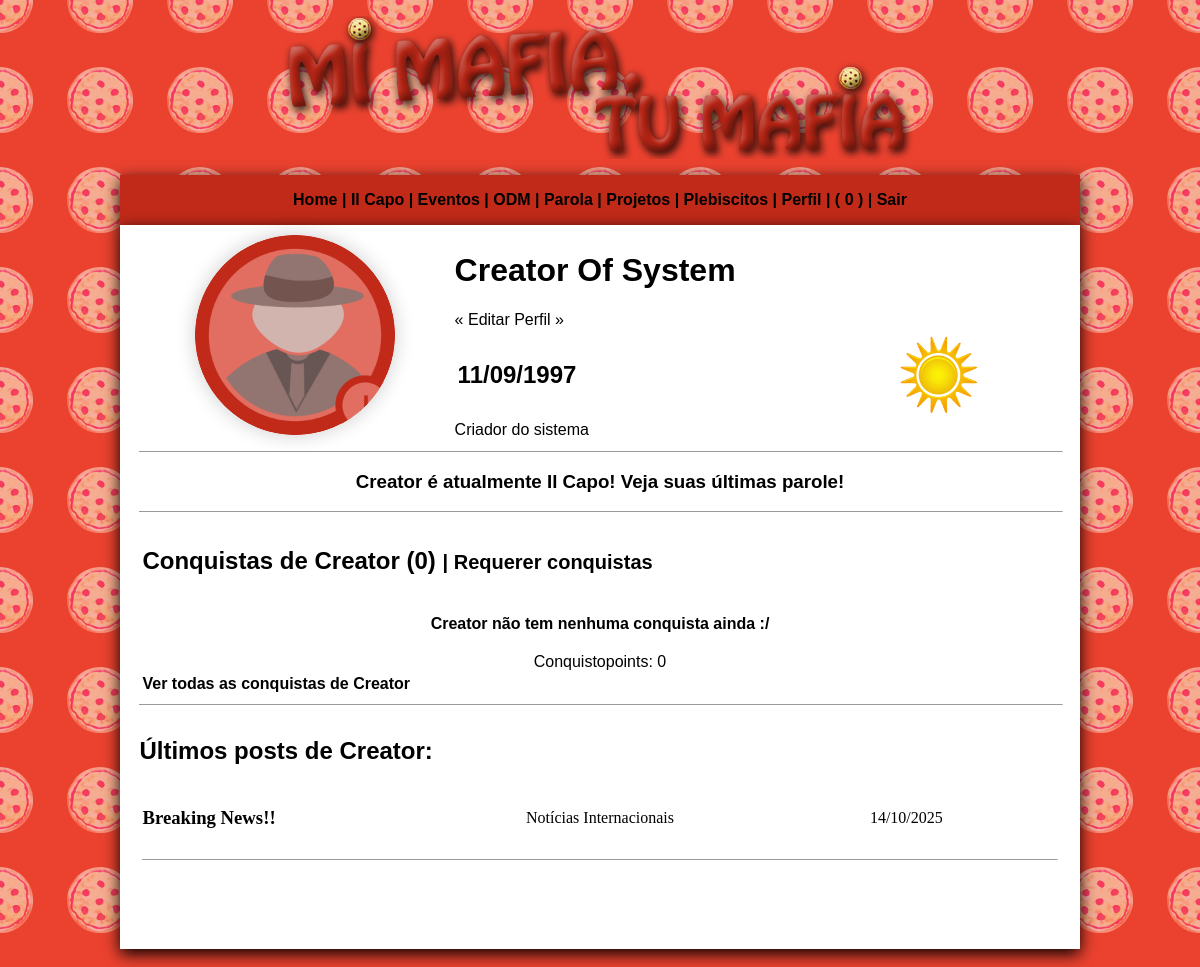
Screenshot of /perfil.php (signed in) with the database file from the repository.
### tables this page shows
CREATE TABLE `user` (
  `id_user` int(11) NOT NULL,
  `nome_user` varchar(200) NOT NULL,
  `sobrenome_user` varchar(200) NOT NULL,
  `nickname_user` varchar(20) NOT NULL,
  `bday_user` varchar(20) NOT NULL,
  `turno_user` varchar(10) NOT NULL,
  `mail_user` varchar(200) NOT NULL,
  `sexo_user` varchar(20) NOT NULL,
  `pass_user` varchar(200) NOT NULL,
  `desc_user` text NOT NULL,
  `matricula_user` varchar(20) NOT NULL,
  `photo_user` varchar(20) NOT NULL
);

CREATE TABLE `posts` (
  `id_post` int(11) NOT NULL,
  `tit_post` varchar(200) NOT NULL,
  `text_post` text NOT NULL,
  `creat_post` varchar(200) NOT NULL,
  `date_post` varchar(20) NOT NULL,
  `totutil_post` varchar(200) NOT NULL,
  `cat_post` varchar(200) NOT NULL,
  `font_post` text NOT NULL,
  `vis_post` int(11) NOT NULL,
  `util_post` int(11) NOT NULL,
  `inutil_post` int(11) NOT NULL
);

### rest.php (called while the page is built, shortened)
<?php
if (isset($_SESSION['usera'])){
   $login_user = $_SESSION['usera'];
}else{
   header("Location:index.php");
   exit;
}
?>

### areas.php (called while the page is built, shortened)
<?php
switch($area){
	case 'ni':
		$area_text = 'Notícias Internacionais';
	break;
}
?>

### perfil.php (the view, shortened to what this page needs)
<?php
include('rest.php');
include('conectar.php');
$query_guy  = "SELECT * FROM user WHERE nickname_user = ?";
$stmt_guy   = $conexao->prepare($query_guy);
$stmt_guy->bind_param("s", $login_user);
$stmt_guy->execute();
$rs_guy = $stmt_guy->get_result();
$infoguy= $rs_guy->fetch_assoc();
$id_user	= $infoguy['id_user'];
$id_perfil  = $_GET['p'] ?? '';
if($id_perfil == ''){
	$id_perfilo = $id_user;
}else{
	$id_perfilo = $id_perfil;
}
$query_perf = "SELECT * FROM user WHERE id_user = ?";
$stmt_perf  = $conexao->prepare($query_perf);
$stmt_perf->bind_param("i", $id_perfilo);
$stmt_perf->execute();
$rs_perf    = $stmt_perf->get_result();
$infoperf   = $rs_perf->fetch_assoc();
$nome_perf     = $infoperf['nome_user'];
$sobnome_perf  = $infoperf['sobrenome_user'];
$bday_perf     = new DateTime($infoperf['bday_user']);
$desc_perf     = $infoperf['desc_user'];
$photo_perf    = $infoperf['photo_user'];
$turno_perf    = $infoperf['turno_user'];
?>
<!DOCTYPE html PUBLIC "-//W3C//DTD XHTML 1.0 Transitional//EN" "http://www.w3.org/TR/xhtml1/DTD/xhtml1-transitional.dtd">
<html xmlns="http://www.w3.org/1999/xhtml">
<head>
    <link rel="stylesheet" href="css/geral.css" type="text/css" />
</head>
<body leftmargin="0" topmargin="0" background="img/back2.png">
    <table cellpadding="0" cellspacing="0" width="100%" border="0">
        <tr>
            <td width="10%">&nbsp;</td>
            <td align="center" valign="bottom"><p><img src="img/tit.png"></p></td>
            <td width="10%">&nbsp;</td>
        </tr>
        <tr>
            <td>&nbsp;</td>
            <td bgcolor="#c12a19" align="center" style="box-shadow: 0px 5px 15px #000;" height="50"><?php include ('menu.php');?></td>
            <td>&nbsp;</td>
        </tr>
        <tr>
            <td>&nbsp;</td>
            <td bgcolor="#FFFFFF" style="box-shadow: 0px 5px 15px #000;" height="500" valign="top">
                <table width="100%" border="0">
                    <tr>
                        <td>&nbsp;</td>
                        <td align="center" valign="top">
                            <table border="0" width="100%">
                            <tr>
                                <td align="center" width="34%" rowspan="3">
                                    <img src="photos/user/<?=$photo_perf;?>" alt="" style="width: 200px;
                                    height: 200px;
                                    border-radius: 90px;
                                    -webkit-border-radius: 100px;
                                    -moz-border-radius: 100px;
                                    background: url(photos/user/<?=$photo_perf?>);
                                    background-size:contain;
                                    box-shadow: 0 0 20px rgba(0, 0, 0, .20);
                                    -webkit-box-shadow: 0 0 20px rgba(0, 0, 0, .20);
                                    -moz-box-shadow: 0 0 20px rgba(0, 0, 0, .20);" />
                                </td>
                                <td width="66%">
                                    <h1><font style="text-transform:capitalize;"><?=$nome_perf?> <?=$sobnome_perf?></font></h1>
                                    <?php if($id_perfilo == $id_user){ ?>
                                        <a href="editperfil.php">&laquo; Editar Perfil &raquo;</a>
                                    <?php } ?>
                                </td>
                            </tr>
                            <tr>
                                <td>
                                    <table border="0" width="100%">
                                        <tr>
                                            <td>
                                                <h2><?=$bday_perf->format('d/m/Y')?></h2>
                                            </td>
                                            <td align="center">
                                                <img src="img/<?=$turno_perf?>.png" alt="" width="78" height="78" title="<?=$nome_perf?> estuda <?php if($turno_perf == 'm'){ echo "pela manhã"; }else{ echo 'à noite'; }?>" />
                                            </td>
                                        </tr>
                                    </table>
                                </td>
                            </tr>
                            <tr>
                                <td><?=$desc_perf?></td>
                            </tr>
                            <tr>
                                <td align="center" colspan="2">
                                    <hr width="100%" size="1" />
                                    <?php
                                    $query_capo = "SELECT * FROM capone_ger LIMIT 1";
                                    $stmt_capo  = $conexao->prepare($query_capo);
                                    $stmt_capo->execute();
                                    $rs_capo    = $stmt_capo->get_result();
                                    $capoinfo   = $rs_capo->fetch_assoc();
                                    $iduser_capo = $capoinfo['iduser_capger'];
                                    if($id_perfilo == $iduser_capo){
                                    ?>
                                        <h3><?=$nome_perf?> é atualmente Il Capo! <a href="parola.php">Veja suas últimas parole!</a></h3>
                                        <hr width="100%" size="1" />
                                    <?php } ?>
                                </td>
                            </tr>
                        <tr>
                            <td align="center" colspan="2">
                            <?php
                                $query_badges   = "SELECT * FROM badge_won WHERE iduse_bw = ?";
                                $stmt_badges    = $conexao->prepare($query_badges);
                                $stmt_badges->bind_param("i", $id_perfilo);
                                $stmt_badges->execute();
                                $rs_badges  = $stmt_badges->get_result();
                                $num_badges = $rs_badges->num_rows;
                                ?>
                                <table border="0" width="100%">
                                    <tr>
                                        <td colspan="6">
                                            <h2>
                                                Conquistas de <?=$nome_perf?> (<font title="<?=$nome_perf?>
                                                <?php
                                                if($num_badges == 0){
                                                    echo 'não possui nenhuma conquista :O';
                                                }else{
                                                    if($num_badges == 1){
                                                        echo 'possui uma conquista :)';
                                                    }else{
                                                        echo 'possui ' . $num_badges . ' conquistas';
                                                    }
                                                }
                                                ?>"><?=$num_badges;?>)</font>
                                                <?php
                                                if($id_perfilo == $id_user){
                                                    ?>
                                                    <small>| <a href="newbadge.php">Requerer conquistas</a></small>
                                                <?php } ?>
                                            </h2>
                                        </td>
                                    </tr>
                                    <tr>
                                    <?php
                                        $valuetot = 0;
                                        $query_badges_se = "SELECT * FROM badge_won WHERE iduse_bw = ? ORDER BY id_bw DESC LIMIT 5";
                                        $stmt_badges_se = $conexao->prepare($query_badges_se);
                                        $stmt_badges_se->bind_param("i", $id_perfilo);
                                        $stmt_badges_se->execute();
                                        $rs_badges_se = $stmt_badges_se->get_result();
                                        $num_badges_se= $rs_badges_se->num_rows;
                                        if($num_badges_se == 0){
                                        ?>
                                        <td colspan="6" align="center">
                                        <p><b><?=$nome_perf?> não tem nenhuma conquista ainda :/</b></p>
                                        </td>
                                    <?php
                                    }
                                ?>
                                    </tr>
                                    <tr>
                                        <td align="center" colspan="6">
                                        Conquistopoints: <?php
                                            if($valuetot == 0){
                                                echo 0;
                                            }else{
                                                echo $valuetot;
                                            }?>
                                        </td>
                                    </tr>
                                    <tr>
                                        <td colspan="6">
                                            <b><a href="allconq.php?p=<?=$id_perfilo?>">Ver todas as conquistas de
                                            <?=$nome_perf?>
                                            </a></b>
                                        </td>
                                    </tr>
                                </table>
                            <hr width="100%" size="1" />
                        </td>
                    </tr>
                    <tr>
                        <td align="left" colspan="2">
                        <h2>Últimos posts de <?=$nome_perf?>:</h2>
                        <table border="0" width="100%">
                        <?php
                            $query_posts = "SELECT * FROM posts WHERE creat_post = ? ORDER BY id_post DESC LIMIT 5";
                            $stmt_posts = $conexao->prepare($query_posts);
                            $stmt_posts->bind_param("i", $id_perfilo);
                            $stmt_posts->execute();
                            $rs_posts = $stmt_posts->get_result();
                            $nposts = $rs_posts->num_rows;
                            if($nposts == 0){
                            ?>
                                <tr>
                                    <td align="center" colspan="3">
                                        <h3><?=$nome_perf?> ainda não fez nenhuma postagem!</h3>
                                    </td>
                                </tr>
                            <?php
                            }else{
                                while($postinfo = $rs_posts->fetch_assoc()){
                                    $id_post	= $postinfo['id_post'];
                                    $tit_post	= $postinfo['tit_post'];
                                    $date_post	= new DateTime($postinfo['date_post']);
                                    $area = $postinfo['cat_post'];
                                    include('areas.php');
                            ?>
                                    <tr>
                                        <td width="33%">
                                        <a href="readpost.php?i=<?=$id_post?>"><h3 style="font-family:Georgia, 'Times New Roman', Times, serif"><?=$tit_post?></h3></a>
                                        </td>
                                        <td align="center" style="font-family:Georgia, 'Times New Roman', Times, serif" width="33%">
                                        <?=$area_text;?>
                                        </td>
                                        <td align="center" style="font-family:Georgia, 'Times New Roman', Times, serif" width="33%">
                                        <?=$date_post->format('d/m/Y');?>
                                        </td>
                                    </tr>
                                    <tr>
                                        <td colspan="3">
                                            <hr size="1" />
                                        </td>
                                    </tr>
                            <?php
                                }
                            }
                            ?>
                        </table>
                    </td>
                </tr>
            </table>
        </td>
        <td>&nbsp;</td>
    </tr>
    <tr>
        <td>&nbsp;</td>
        <td align="left" valign="top">
            <h2>&nbsp;</h2>
        </td>
        <td>&nbsp;</td>
    </tr>
</table>
</td>
<td>&nbsp;</td>
</tr>
</table>
</body>
</html>

### css/geral.css (style rules this page uses)
body { font-family:Verdana, Geneva, sans-serif; }
a { text-decoration:none; color:#000; }

### rows the page displays
user: photo_user (picture), nome_user "Creator", sobrenome_user "Of System", bday_user "11/09/1997", desc_user "Criador do sistema"
posts: tit_post "Breaking News!!", cat_post "Notícias Internacionais", date_post "14/10/2025"

### other values shown
$num_badges "0"
